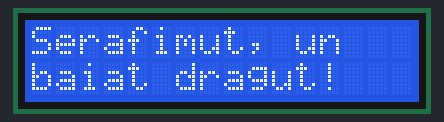
The sketch below on a simulated Arduino Uno, built with avr-gcc and run on an emulated ATmega328P. On the bench: 16×2 character LCD.

Above: at 0.1 s.
At 2.6 s:
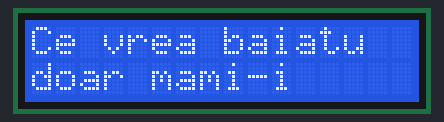
At 4.6 s:
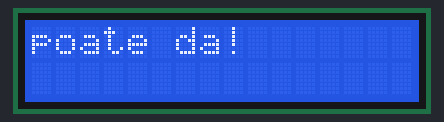
At 6.1 s:
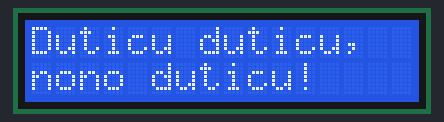
At 8.6 s:
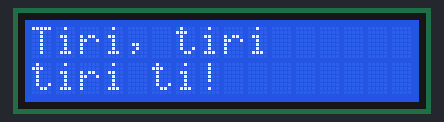
At 11.1 s:
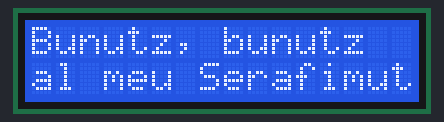

The sketch:

3_LCD_TEXT.ino
```cpp
#include <LiquidCrystal.h>

// initialize the library with the numbers of the interface pins
LiquidCrystal lcd(8, 9, 4, 5, 6, 7);

void setup() {
  // set up the LCD's number of columns and rows:
  lcd.begin(16,2);
}

void loop()
{

  lcd.setCursor(0, 0);
  lcd.print("Serafimut, un");
  lcd.setCursor(0, 1);
  lcd.print("baiat dragut!");
  delay(2500);
  lcd.clear();
  lcd.setCursor(0, 0);
  lcd.print("Ce vrea baiatu");
  lcd.setCursor(0, 1);
  lcd.print("doar mami-i");
  delay(2000);
  lcd.clear();
  lcd.setCursor(0, 0);
  lcd.print("poate da!");
  delay(1500);

  lcd.clear();
  lcd.setCursor(0, 0);
  lcd.print("Duticu duticu,");
  lcd.setCursor(0, 1);
  lcd.print("nono duticu!");
  delay(2500);
  lcd.clear();

  lcd.clear();
  lcd.setCursor(0, 0);
  lcd.print("Tiri, tiri");
  lcd.setCursor(0, 1);
  lcd.print("tiri ti!");
  delay(2500);
  lcd.clear();

  lcd.clear();
  lcd.setCursor(0, 0);
  lcd.print("Bunutz, bunutz");
  lcd.setCursor(0, 1);
  lcd.print("al meu Serafimut!");
  delay(3000);
  lcd.clear();


}
```

Measured:
- by itself, everything shown: repeats every 14.0 s, in 7 steps
- what the display in image 1 shows lasts 2.0 s, from 2.6 s to 4.6 s
- what the display in image 2 shows lasts 1.5 s, from 4.6 s to 6.1 s
- what the display in image 3 shows lasts 2.5 s, from 6.1 s to 8.6 s
- what the display in image 5 shows lasts 3.0 s, from 11.1 s to 14.1 s
